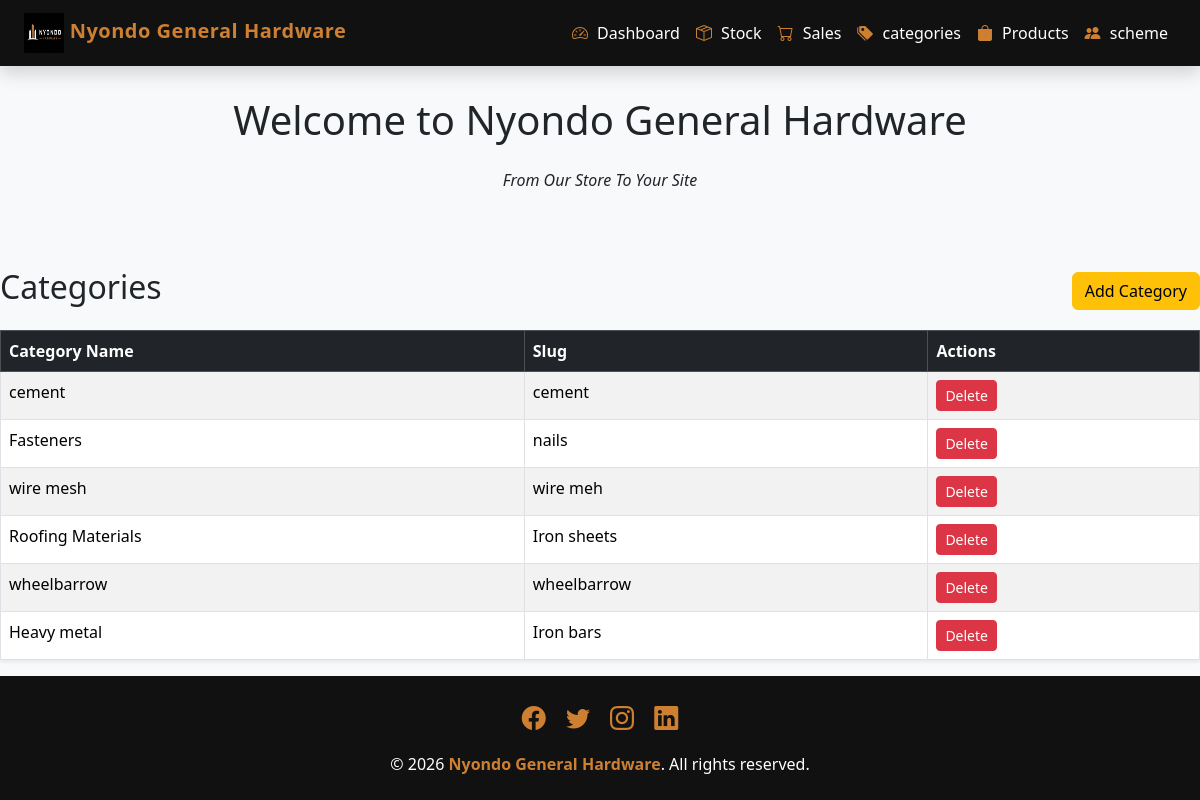
Page /sales/categories/ on the committed database.
### salesapp/models.py (models this page shows, shortened)
class Category(models.Model):
    category_name = models.CharField(max_length=100, unique=True)
    slug = models.SlugField(unique=True)

### salesapp/views.py (the view)
# urls.py: path("categories/", views.category_list, name="category_list"),
def category_list(request):
    categories = Category.objects.all()
    return render(request, "category_list.html", {"categories": categories})

### salesapp/templates/category_list.html
{% extends 'base.html' %}
{% block content %}
<div class="d-flex justify-content-between align-items-center mb-3">
    <h2>Categories</h2>
    <a href="{% url 'create_category' %}" class="btn btn-warning">Add Category</a>
</div>
<table class="table table-bordered table-striped shadow-sm">
    <thead class="table-dark">
        <tr>
            <th>Category Name</th>
            <th>Slug</th>
            <th>Actions</th>
        </tr>
    </thead>
    <tbody>
        {% for category in categories %}
        <tr>
            <td>{{ category.category_name }}</td>
            <td>{{ category.slug }}</td>
            <td>
                <a href="{% url 'delete_category' category.id %}" class="btn btn-danger btn-sm">
                    Delete
                </a>
            </td>
        </tr>
        {% empty %}
        <tr>
            <td colspan="3" class="text-center">No categories found.</td>
        </tr>
        {% endfor %}
    </tbody>
</table>
{% endblock %}

### salesapp/templates/base.html (shortened to what this page needs)
{% load static %}
<!DOCTYPE html>
<html lang="en">
<head>
  <link href="https://cdn.jsdelivr.net/npm/bootstrap@5.3.2/dist/css/bootstrap.min.css" rel="stylesheet">
  <link href="https://cdn.jsdelivr.net/npm/bootstrap-icons@1.11.1/font/bootstrap-icons.css" rel="stylesheet">
</head>
<body>
<nav class="navbar navbar-expand-lg navbar-dark navbar-custom shadow">
  <div class="container-fluid px-4">
    <a class="navbar-brand" href="#">
      <img src="{% static 'logo2.png' %}" alt="Logo" width="40" height="40"> Nyondo General Hardware
    </a>
    <div class="collapse navbar-collapse" id="mainNavbar">
      <ul class="navbar-nav ms-auto">
        <li class="nav-item"><a class="nav-link" href="{% url 'dashboard' %}"><i class="bi bi-speedometer2"></i> Dashboard</a></li>
        <li class="nav-item"><a class="nav-link" href="{% url 'stock_list' %}"><i class="bi bi-box-seam"></i> Stock</a></li>
        <li class="nav-item"><a class="nav-link" href="{% url 'home' %}"><i class="bi bi-cart"></i> Sales</a></li>
        <li class="nav-item"><a class="nav-link" href="{% url 'category_list' %}"><i class="bi bi-tags-fill"></i> categories</a></li>
        <li class="nav-item"><a class="nav-link" href="{% url 'product_list' %}"><i class="bi bi-bag-fill"></i> Products</a></li>
        <li class="nav-item"><a class="nav-link" href="{% url 'scheme_customer_list' %}"><i class="bi bi-people-fill"></i> scheme</a></li>
      </ul>
    </div>
  </div>
</nav>
<div class="main-content container text-center">
  <h1 class="mb-4">Welcome to Nyondo General Hardware</h1>
  <p><i>From Our Store To Your Site</i></p>
</div>
{% block content %}
{% endblock %}
<footer class="footer-custom py-4 mt-auto">
  <div class="container text-center">
    <div class="mb-3">
      <a href="#" class="mx-2"><i class="bi bi-facebook fs-4"></i></a>
      <a href="#" class="mx-2"><i class="bi bi-twitter fs-4"></i></a>
      <a href="#" class="mx-2"><i class="bi bi-instagram fs-4"></i></a>
      <a href="#" class="mx-2"><i class="bi bi-linkedin fs-4"></i></a>
    </div>
    <p class="mb-0">&copy; 2026 <span style="color: var(--bronze); font-weight:600;">Nyondo General Hardware</span>. All rights reserved.</p>
  </div>
</footer>
</body>
</html>

### salesapp/templates/base.html (style rules this page uses)
:root { --black: #111111; --bronze: #cd7f32; --white: #ffffff; --light-bg: #f8f9fa; }
body { background-color: var(--light-bg); min-height: 100vh; display: flex; flex-direction: column; }
.navbar-custom { background-color: var(--black); }
.navbar-brand { color: var(--bronze) ; font-weight: 700; letter-spacing: 0.5px; }
.navbar-custom .nav-link { color: var(--white); }
.navbar-custom .nav-link i { color: var(--bronze); margin-right: 5px; }
.main-content { flex: 1; padding: 30px 0; }
.footer-custom { background-color: var(--black); color: var(--white); }
.footer-custom a { color: var(--bronze); text-decoration: none; }

### rows in the picture
Category: category_name "cement", slug "cement"
Category: category_name "Fasteners", slug "nails"
Category: category_name "wire mesh", slug "wire meh"
Category: category_name "Roofing Materials", slug "Iron sheets"
Category: category_name "wheelbarrow", slug "wheelbarrow"
Category: category_name "Heavy metal", slug "Iron bars"
